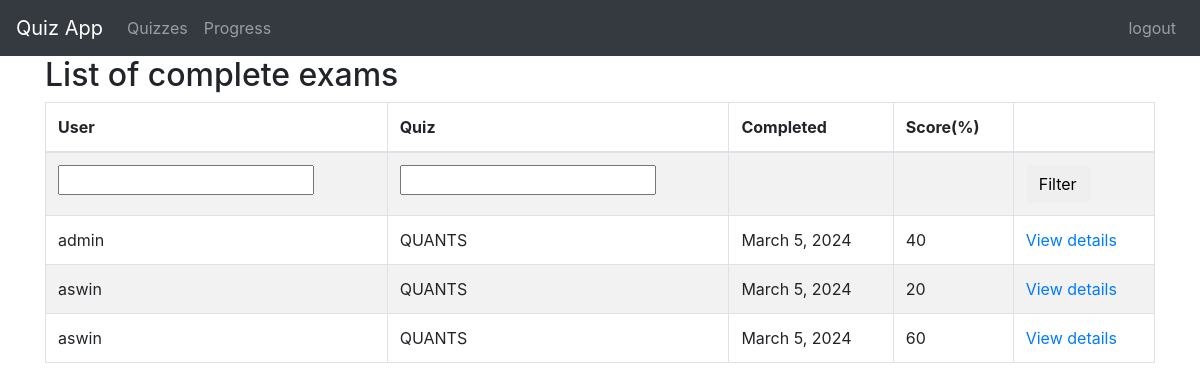
/marking/ (signed in), run on the app's committed database.
### quiz/models.py (models this page shows, shortened)
class Sitting(models.Model):
    user = models.ForeignKey(settings.AUTH_USER_MODEL, verbose_name=_("User"), on_delete=models.CASCADE)
    quiz = models.ForeignKey(Quiz, verbose_name=_("Quiz"), on_delete=models.CASCADE)
    question_order = models.CharField(validators=[validate_comma_separated_integer_list],
        max_length=1024, verbose_name=_("Question Order"))
    question_list = models.CharField(validators=[validate_comma_separated_integer_list],
        max_length=1024, verbose_name=_("Question List"))
    incorrect_questions = models.CharField(validators=[validate_comma_separated_integer_list],
        max_length=1024, blank=True, verbose_name=_("Incorrect questions"))
    current_score = models.IntegerField(verbose_name=_("Current Score"))
    complete = models.BooleanField(default=False, blank=False,
                                   verbose_name=_("Complete"))
    user_answers = models.TextField(blank=True, default='{}',
                                    verbose_name=_("User Answers"))
    start = models.DateTimeField(auto_now_add=True,
                                 verbose_name=_("Start"))
    end = models.DateTimeField(null=True, blank=True, verbose_name=_("End"))
    objects = SittingManager()
    class Meta:
        permissions = (("view_sittings", _("Can see completed exams.")),)
    def _question_ids(self):
        return [int(n) for n in self.question_order.split(',') if n]
    @property
    def get_percent_correct(self):
        dividend = float(self.current_score)
        divisor = len(self._question_ids())
        if divisor < 1:
            return 0            # prevent divide by zero error
        if dividend > divisor:
            return 100
        correct = int(round((dividend / divisor) * 100))
        if correct >= 1:
            return correct
        else:
            return 0

class Quiz(models.Model):
    title = models.CharField(
        verbose_name=_("Title"),
        max_length=60, blank=False)
    description = models.TextField(
        verbose_name=_("Description"),
        blank=True, help_text=_("a description of the quiz"))
    url = models.SlugField(
        max_length=60, blank=False,
        help_text=_("a user friendly url"),
        verbose_name=_("user friendly url"))
    category = models.ForeignKey(
        Category, null=True, blank=True,
        verbose_name=_("Category"), on_delete=models.CASCADE)
    random_order = models.BooleanField(
        blank=False, default=False,
        verbose_name=_("Random Order"),
        help_text=_("Display the questions in "
                    "a random order or as they "
                    "are set?"))
    max_questions = models.PositiveIntegerField(
        blank=True, null=True, verbose_name=_("Max Questions"),
        help_text=_("Number of questions to be answered on each attempt."))
    answers_at_end = models.BooleanField(
        blank=False, default=False,
        help_text=_("Correct answer is NOT shown after question."
                    " Answers displayed at the end."),
        verbose_name=_("Answers at end"))
    exam_paper = models.BooleanField(
        blank=False, default=False,
        help_text=_("If yes, the result of each"
                    " attempt by a user will be"
                    " stored. Necessary for marking."),
        verbose_name=_("Exam Paper"))
    single_attempt = models.BooleanField(
        blank=False, default=False,
        help_text=_("If yes, only one attempt by"
                    " a user will be permitted."
                    " Non users cannot sit this exam."),
        verbose_name=_("Single Attempt"))
    pass_mark = models.SmallIntegerField(
        blank=True, default=0,
        verbose_name=_("Pass Mark"),
        help_text=_("Percentage required to pass exam."),
        validators=[MaxValueValidator(100)])
    success_text = models.TextField(
        blank=True, help_text=_("Displayed if user passes."),
        verbose_name=_("Success Text"))
    fail_text = models.TextField(
        verbose_name=_("Fail Text"),
        blank=True, help_text=_("Displayed if user fails."))
    draft = models.BooleanField(
        blank=True, default=False,
        verbose_name=_("Draft"),
        help_text=_("If yes, the quiz is not displayed"
                    " in the quiz list and can only be"
                    " taken by users who can edit"
                    " quizzes."))
    class Meta:
        verbose_name = _("Quiz")
        verbose_name_plural = _("Quizzes")
    def __str__(self):
        return self.title

### quiz/views.py (the view)
class QuizMarkingList(QuizMarkerMixin, SittingFilterTitleMixin, ListView):
    model = Sitting
    def get_queryset(self):
        queryset = super(QuizMarkingList, self).get_queryset()\
                                               .filter(complete=True)
        user_filter = self.request.GET.get('user_filter')
        if user_filter:
            queryset = queryset.filter(user__username__icontains=user_filter)
        return queryset
    class Meta:
        pass

### quiz/views.py (called while the page is built)
    @method_decorator(login_required)
    @method_decorator(permission_required('quiz.view_sittings'))
    def dispatch(self, *args, **kwargs):
        return super(QuizMarkerMixin, self).dispatch(*args, **kwargs)

    def get_queryset(self):
        queryset = super(SittingFilterTitleMixin, self).get_queryset()
        quiz_filter = self.request.GET.get('quiz_filter')
        if quiz_filter:
            queryset = queryset.filter(quiz__title__icontains=quiz_filter)
        return queryset

### quiz/templates/quiz/sitting_list.html (shortened to what this page needs)
{% extends 'base.html' %}
{% load i18n %}
{% block content %}
<h2>{% trans "List of complete exams" %}</h2>
    {% if sitting_list %}
		<table class="table table-bordered table-striped">
		  <thead>
			<tr>
			  <th>{% trans "User" %}</th>
			  <th>{% trans "Quiz" %}</th>
			  <th>{% trans "Completed" %}</th>
			  <th>{% trans "Score" %}(%)</th>
			  <th></th>
			</tr>
		  </thead>
		  <tbody>
			<tr>
			  <form action="" method="GET">
				<td><input type="text" name="user_filter" /></td>
				<td><input type="text" name="quiz_filter" /></td>
				<td></td>
				<td></td>
				<td><button type="submit" class="btn btn-default">{% trans "Filter"%}</button></td>
			  </form>
			</tr>
        {% for sitting in sitting_list %}
			<tr>
			  <td>{{ sitting.user }}</td>
			  <td>{{ sitting.quiz }}</td>
			  <td>{{ sitting.end|date }}</td>
			  <td>{{ sitting.get_percent_correct }}</td>
			  <td>
				<a href="{% url 'quiz_marking_detail' pk=sitting.id %}">
				  {% trans "View details" %}
				</a>
			</tr>
        {% endfor %}
		  </tbody>
		</table>
    {% else %}
        <p>{% trans "There are no matching quizzes" %}.</p>
    {% endif %}
{% endblock %}

### quiz/templates/base.html (shortened to what this page needs)
{% load i18n %}
<!DOCTYPE html>
<html xmlns:fb="http://www.facebook.com/2008/fbml" xmlns="http://www.w3.org/1999/xhtml" xml:lang="en" lang="en" dir="ltr">
<head>
  <link rel="stylesheet" href="https://stackpath.bootstrapcdn.com/bootstrap/4.1.2/css/bootstrap.min.css"
>
</head>
<body>
  <nav class="navbar navbar-expand-lg navbar-dark bg-dark">
    <a class="navbar-brand" href="{% url 'index' %}">Quiz App</a>
    <div class="collapse navbar-collapse" id="navbarSupportedContent">
      <ul class="navbar-nav rm-auto">
        {% if user.is_authenticated %}
        <li class="nav-tem" style="color:gray">
          <a href="{% url 'quiz_index' %}" class="nav-link">Quizzes</a>
        </li>
        <li class="nav-tem" style="color:gray">
            <a href="{% url 'quiz_progress' %}" class="nav-link">Progress</a>
          </li>
        {% endif %}
      </ul>
      <ul class="navbar-nav ml-auto">
        <li class="nav-item ">
          {% if user.is_authenticated %}
          <a class="nav-link" href="{% url 'logout' %}">logout</a>
          {% else %}
          <a class="nav-link" href="{% url 'login' %}">Login</a>
          {% endif %}
        </li>
      </ul>
    </div>
  </nav>
  <div class="container">
     {% block content %} {% endblock %}
  </div>
</body>
</html>

### data on the page
Sitting: user "admin", quiz "QUANTS", end "March 5, 2024", get_percent_correct "40"
Sitting: user "aswin", quiz "QUANTS", end "March 5, 2024", get_percent_correct "20"
Sitting: user "aswin", quiz "QUANTS", end "March 5, 2024", get_percent_correct "60"
